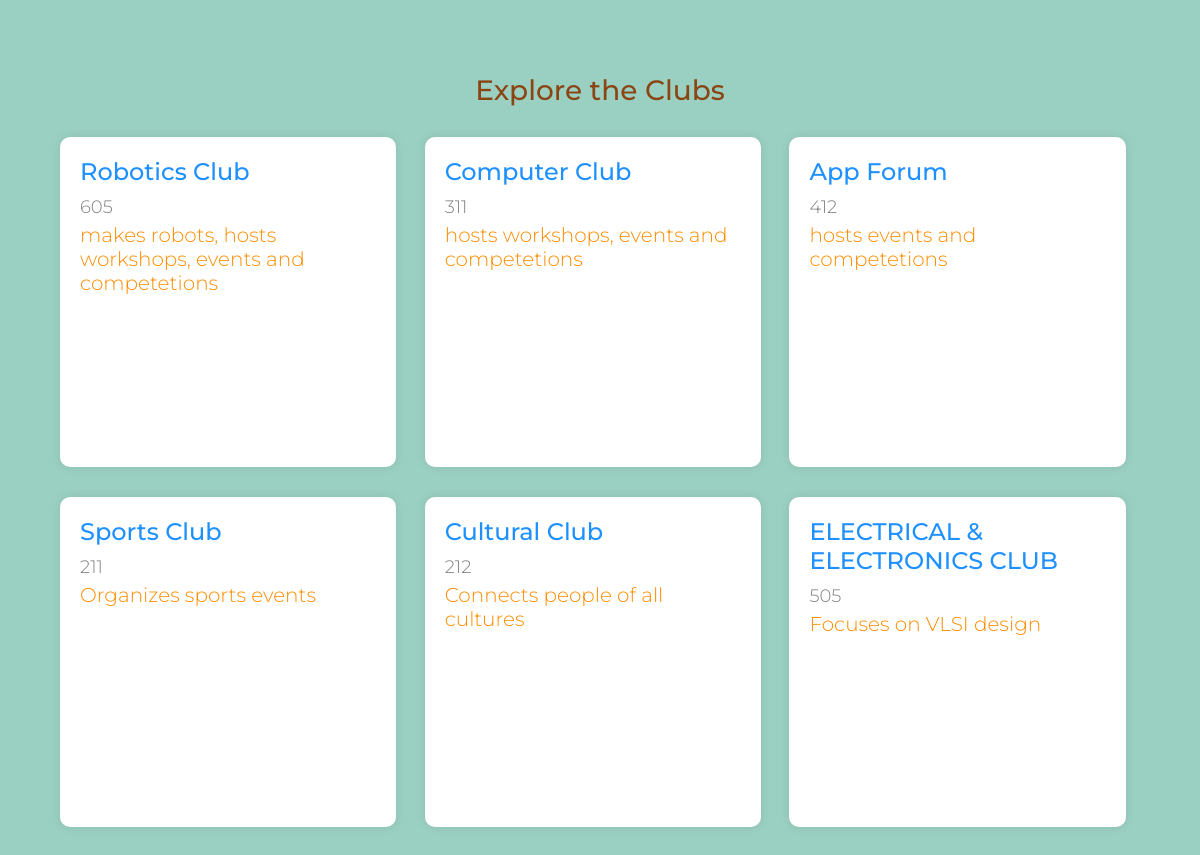
Screenshot of /clubs.php with the database file from the repository.
### tables this page shows
CREATE TABLE `club` (
  `id` int(11) NOT NULL,
  `name` varchar(100) DEFAULT NULL,
  `room` varchar(50) DEFAULT NULL,
  `description` varchar(500) DEFAULT NULL
);

### clubs.php (the view, shortened to what this page needs)
<?php
    $connect = mysqli_connect(HOST, USER, PASS, DB) or die("Can not connect");
    $results = mysqli_query($connect, "SELECT id, name, room, description FROM `club`")
        or die("Can not execute query");
?>
<!DOCTYPE html>
<html lang="en">
<head>
</head>
<body>
<div id="container">
    <h2>Explore the Clubs</h2>
    <?php
    while ($rows = mysqli_fetch_array($results)) {
        extract($rows);
    ?>
        <div class="user">
            <a href="club_page.php?id=<?php echo $rows['id']; ?>">
            <p class="name"><?php echo $rows['name']; ?></p>
            <p class="email"><?php echo $rows['room']; ?></p>
            <p class="location"><?php echo $rows['description']; ?></p>
        </div>
    <?php
    }
    ?>
</div>
</body>
</html>

### clubs.php (style rules this page uses)
body { margin: 0; padding: 0; font-family: 'Montserrat', sans-serif; background-color: #E9EAEA; }
#container { width: 90%; max-width: 1200px; margin: 50px auto; display: flex; flex-wrap: wrap; justify-content: space-between; align-items: flex-start; }
#container h2 { width: 100%; text-align: center; color: #8B4513; font-weight: 500; font-size: 28px; margin-bottom: 30px; }
.user { width: calc(33% - 20px); height: 330px; background-color: #FFF; border-radius: 10px; box-shadow: 0px 0px 10px rgba(0, 0, 0, 0.1); margin-bottom: 30px; padding: 20px; box-sizing: border-box; transition: all 0.3s ease; text-decoration: none; }
.user p { margin: 0; padding: 0; }
.user .name { font-size: 24px; font-weight: 500; color: #1E90FF; margin-bottom: 10px; }
.user .location { font-size: 20px; font-weight: 300; color: #FF8C00; margin-bottom: 5px; }
.user .email { font-size: 18px; font-weight: 300; color: #808080; margin-bottom: 5px; }
.user a { text-decoration: none; color: inherit; }
body { background-color: #9AD0C2; }

### rows the page displays
club: name "Robotics Club", room "605", description "makes robots, hosts workshops, events and competetions"
club: name "Computer Club", room "311", description "hosts workshops, events and competetions"
club: name "App Forum", room "412", description "hosts events and competetions"
club: name "Sports Club", room "211", description "Organizes sports events"
club: name "Cultural Club", room "212", description "Connects people of all cultures"
club: name "ELECTRICAL & ELECTRONICS CLUB", room "505", description "Focuses on VLSI design"
